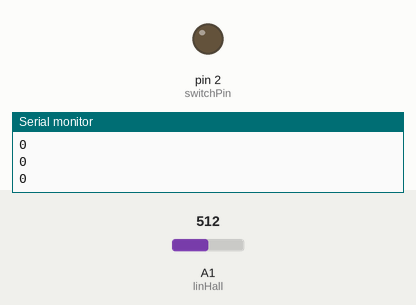
A sketch run on a simulated Arduino Uno, built with avr-gcc and run on an emulated ATmega328P. Shown: output pins drawn as LEDs (lit = HIGH), the last lines printed to the serial monitor. The inputs (shaded band) are chosen by the test bench; at power-on: A1 (linHall) = 512.

Above: at 1.2 s.
1.3 s: A1 (linHall) set to 524
At 1.7 s:
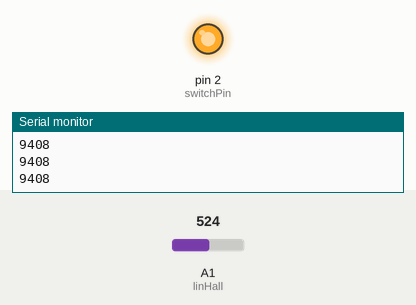
2.8 s: A1 (linHall) set to 511
At 4.4 s:
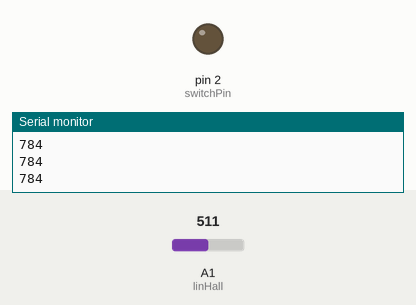
5.2 s: A1 (linHall) set to 306
At 6.4 s:
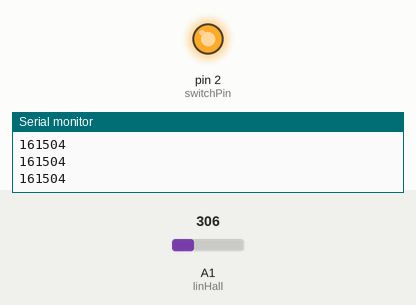
Timing chart, 0 to 8.2 s (numbered marks = the images above; inputs shaded):
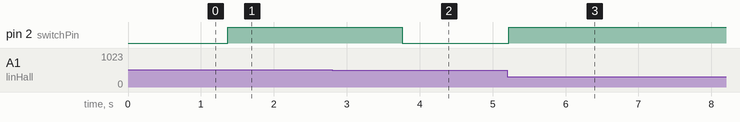

Measured:
- the behaviour switches between 514 and 515 on A1 (linHall) (found by bisection; images 0 and 1)
- after the input at 1.3 s, pin 2 (switchPin): LOW → HIGH after 0.07 s
- after the input at 2.8 s, pin 2 (switchPin): HIGH → LOW after 0.96 s
- after the input at 5.2 s, pin 2 (switchPin): LOW → HIGH at once

The sketch:

linear_hall_NPN.ino
```cpp
const int linHall = A1;
const int switchPin = 2;

float baseline = 521.0;
long polls[100] = {};
float deltas[50] = {};


void setup() {
  pinMode(linHall, INPUT);
  pinMode(switchPin, OUTPUT);
  long baselines = 0;
  for (int i = 0; i < 50; i++) {
    baselines += analogRead(linHall);
  }
  baseline = (baselines / 50);
  Serial.begin(9600);
}

void loop() {
  // get measurement minus base
  long measure = (analogRead(linHall) - baseline);

  // scale to emphasize trends
  measure <<= 4;

  // reset range
  long peak = 0;
  long low = 0;

  // slide values in array down one, dropping last
  for (int i = 99; i > 0; i--) {
    polls[i] = polls[i - 1];
    if (polls[i] > peak) {
      peak = polls[i];
    }
    if (polls[i] < low) {
      low = polls[i];
    }
  }

  // add latest measurement
  polls[0] = measure;

  // finding mode (ish) to weed out spikes
  long dTotal = 0;
  float delta = peak - low;
  for (int i = 49; i > 0; i--) {
    deltas[i] = deltas[i - 1];
    dTotal += deltas[i];
  }

  deltas[0] = delta;    // usually ~96 when on and ~32 when off

  Serial.println(dTotal);

  // using sum of last 50 deltas to avoid outliers
  if (dTotal > 2000) {
    // Serial.println("ON");
    digitalWrite(switchPin, HIGH);
  } else {
    // Serial.println("OFF");
    digitalWrite(switchPin, LOW);
  }
}
```
